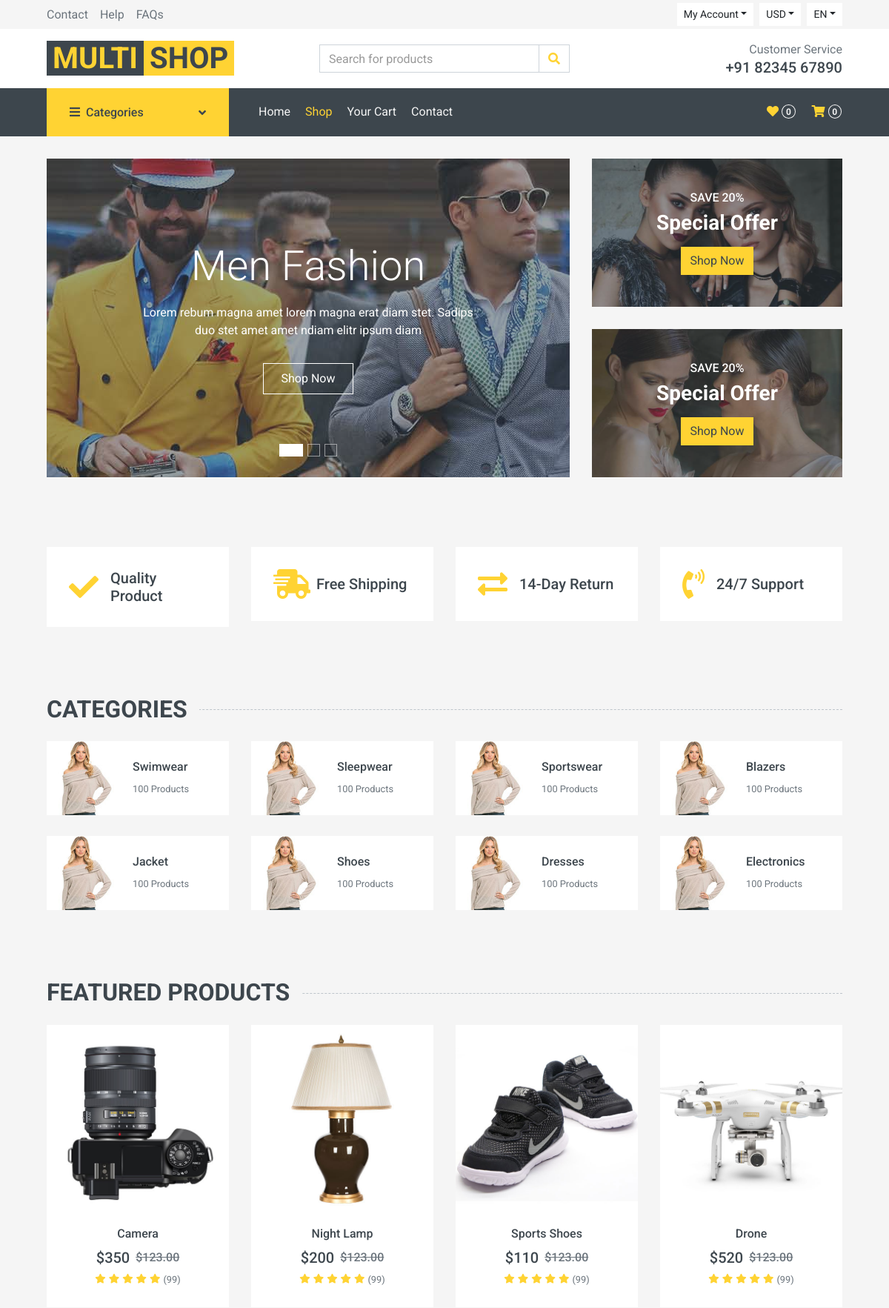
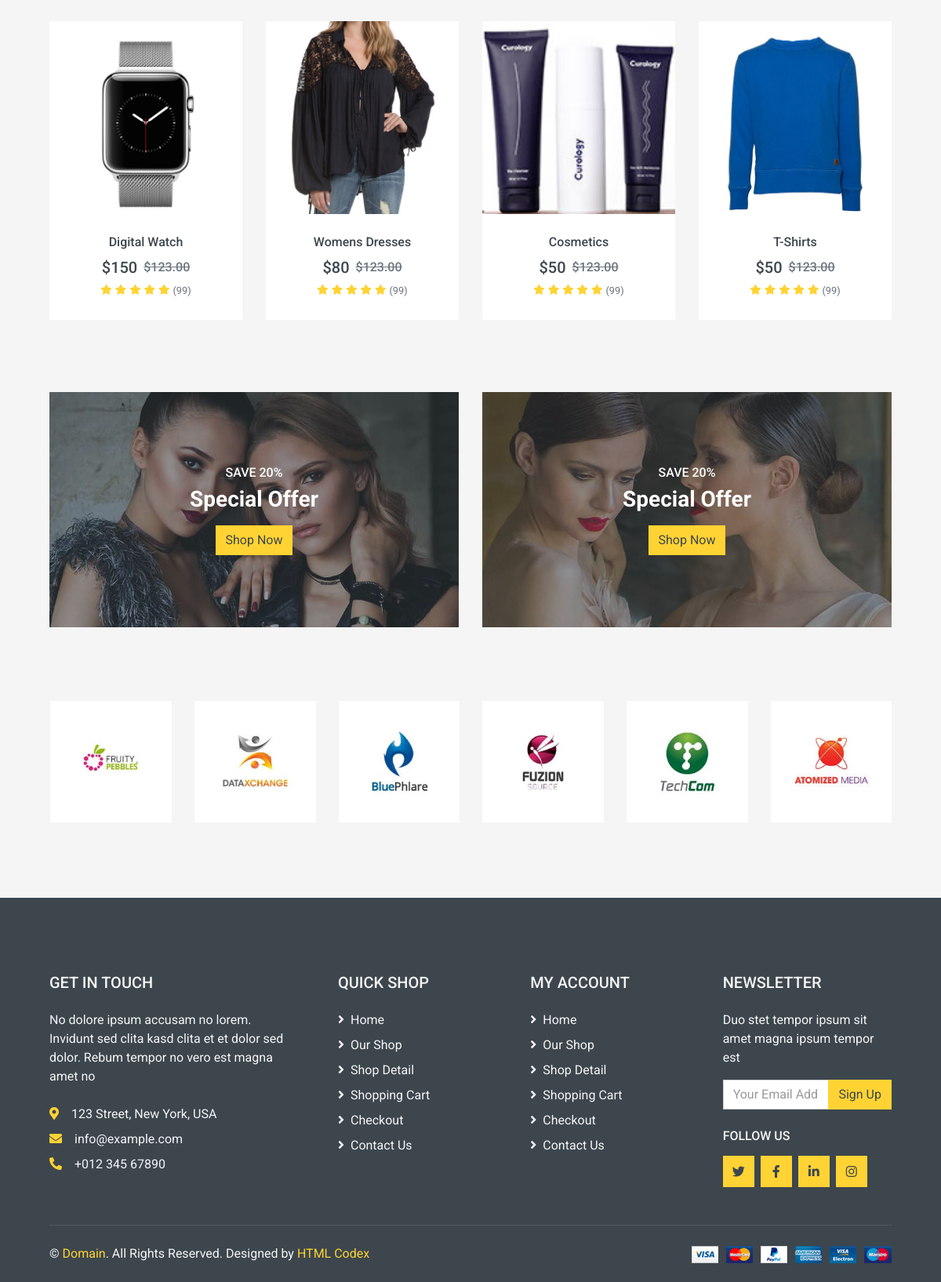
The page / on the database its author committed (2 pictures, top to bottom).
### new/models.py (models this page shows, shortened)
class Category(models.Model):
    name = models.CharField(max_length=100)

class Product(models.Model):
    category = models.ForeignKey(Category, on_delete=models.CASCADE, null=False, default='')
    image = models.ImageField(upload_to='ecommerce/ping')
    name = models.CharField(max_length=100)
    price = models.IntegerField()
    date = models.DateField(auto_now_add=True)

### new/views.py (the view)
# urls.py: 2. Add a URL to urlpatterns:  path('', views.home, name='home')
def home(request):
    category = Category.objects.all()
    products = Product.objects.all()
    context = {
        "category": category,
        "products": products,
    }
    return render(request, 'home.html', context)

### new/context_processors.py (called while the page is built)
def cart_items_count(request):
    if request.user.is_authenticated:
        cart_items_count = CartItem.objects.filter(user=request.user).count()
    else:
        cart_items_count = 0
    return {'cart_items_count': cart_items_count}

### templates/home.html (shortened to what this page needs)
{% extends "base.html" %}
{% block body %}
    <div class="container-fluid mb-3">
        <div class="row px-xl-5">
            <div class="col-lg-8">
                <div id="header-carousel" class="carousel slide carousel-fade mb-30 mb-lg-0" data-ride="carousel">
                    <ol class="carousel-indicators">
                        <li data-target="#header-carousel" data-slide-to="0" class="active"></li>
                        <li data-target="#header-carousel" data-slide-to="1"></li>
                        <li data-target="#header-carousel" data-slide-to="2"></li>
                    </ol>
                    <div class="carousel-inner">
                        <div class="carousel-item position-relative active" style="height: 430px;">
                            <img class="position-absolute w-100 h-100" src="/static/img/carousel-1.jpg" style="object-fit: cover;">
                            <div class="carousel-caption d-flex flex-column align-items-center justify-content-center">
                                <div class="p-3" style="max-width: 700px;">
                                    <h1 class="display-4 text-white mb-3 animate__animated animate__fadeInDown">Men Fashion</h1>
                                    <p class="mx-md-5 px-5 animate__animated animate__bounceIn">Lorem rebum magna amet lorem magna erat diam stet. Sadips duo stet amet amet ndiam elitr ipsum diam</p>
                                    <a class="btn btn-outline-light py-2 px-4 mt-3 animate__animated animate__fadeInUp" href="/shop/">Shop Now</a>
                                </div>
                            </div>
                        </div>
                    </div>
                </div>
            </div>
            <div class="col-lg-4">
                <div class="product-offer mb-30" style="height: 200px;">
                    <img class="img-fluid" src="/static/img/offer-1.jpg" alt="">
                    <div class="offer-text">
                        <h6 class="text-white text-uppercase">Save 20%</h6>
                        <h3 class="text-white mb-3">Special Offer</h3>
                        <a href="/shop/" class="btn btn-primary">Shop Now</a>
                    </div>
                </div>
                <div class="product-offer mb-30" style="height: 200px;">
                    <img class="img-fluid" src="/static/img/offer-2.jpg" alt="">
                    <div class="offer-text">
                        <h6 class="text-white text-uppercase">Save 20%</h6>
                        <h3 class="text-white mb-3">Special Offer</h3>
                        <a href="/shop/" class="btn btn-primary">Shop Now</a>
                    </div>
                </div>
            </div>
        </div>
    </div>
    <div class="container-fluid pt-5">
        <div class="row px-xl-5 pb-3">
            <div class="col-lg-3 col-md-6 col-sm-12 pb-1">
                <div class="d-flex align-items-center bg-light mb-4" style="padding: 30px;">
                    <h1 class="fa fa-check text-primary m-0 mr-3"></h1>
                    <h5 class="font-weight-semi-bold m-0">Quality Product</h5>
                </div>
            </div>
            <div class="col-lg-3 col-md-6 col-sm-12 pb-1">
                <div class="d-flex align-items-center bg-light mb-4" style="padding: 30px;">
                    <h1 class="fa fa-shipping-fast text-primary m-0 mr-2"></h1>
                    <h5 class="font-weight-semi-bold m-0">Free Shipping</h5>
                </div>
            </div>
            <div class="col-lg-3 col-md-6 col-sm-12 pb-1">
                <div class="d-flex align-items-center bg-light mb-4" style="padding: 30px;">
                    <h1 class="fas fa-exchange-alt text-primary m-0 mr-3"></h1>
                    <h5 class="font-weight-semi-bold m-0">14-Day Return</h5>
                </div>
            </div>
            <div class="col-lg-3 col-md-6 col-sm-12 pb-1">
                <div class="d-flex align-items-center bg-light mb-4" style="padding: 30px;">
                    <h1 class="fa fa-phone-volume text-primary m-0 mr-3"></h1>
                    <h5 class="font-weight-semi-bold m-0">24/7 Support</h5>
                </div>
            </div>
        </div>
    </div>
    <div class="container-fluid pt-5">
        <h2 class="section-title position-relative text-uppercase mx-xl-5 mb-4"><span class="bg-secondary pr-3">Categories</span></h2>
        <div class="row px-xl-5 pb-3">
            {% for cat in category %}
            <div class="col-lg-3 col-md-4 col-sm-6 pb-1">
                <a class="text-decoration-none" href="shop/?category={{cat.id}}">
                    <div class="cat-item d-flex align-items-center mb-4">
                        <div class="overflow-hidden" style="width: 100px; height: 100px;">
                            <img class="img-fluid" src="/static/img/cat-1.jpg" alt={{cat.name}}>
                        </div>
                        <div class="flex-fill pl-3">
                            <h6>{{cat.name}}</h6>
                            <small class="text-body">100 Products</small>
                        </div>
                    </div>
                </a>
            </div>
            {% endfor %}
        </div>
    </div>
    <div class="container-fluid pt-5 pb-3">
        <h2 class="section-title position-relative text-uppercase mx-xl-5 mb-4"><span class="bg-secondary pr-3">Featured Products</span></h2>
        <div class="row px-xl-5">
            {% for i in products %}
              <div class="col-lg-3 col-md-4 col-sm-6 pb-1">
                <div class="product-item bg-light mb-4">
                    <div class="product-img position-relative overflow-hidden">
                        <img class="img-fluid w-100" src="{{i.image}}" alt="{{i.name}}">
                        <div class="product-action">
                        </div>
                    </div>
                    <div class="text-center py-4">
                        <a class="h6 text-decoration-none text-truncate" href="{% url 'detail' i.id %}">{{i.name}}</a>
                        <div class="d-flex align-items-center justify-content-center mt-2">
                            <h5>${{i.price}}</h5><h6 class="text-muted ml-2"><del>$123.00</del></h6>
                        </div>
                        <div class="d-flex align-items-center justify-content-center mb-1">
                            <small class="fa fa-star text-primary mr-1"></small>
                            <small class="fa fa-star text-primary mr-1"></small>
                            <small class="fa fa-star text-primary mr-1"></small>
                            <small class="fa fa-star text-primary mr-1"></small>
                            <small class="fa fa-star text-primary mr-1"></small>
                            <small>(99)</small>
                        </div>
                    </div>
                </div>
              </div>
            {% endfor %}
        </div>
    </div>
    <div class="container-fluid pt-5 pb-3">
        <div class="row px-xl-5">
            <div class="col-md-6">
                <div class="product-offer mb-30" style="height: 300px;">
                    <img class="img-fluid" src="/static/img/offer-1.jpg" alt="">
                    <div class="offer-text">
                        <h6 class="text-white text-uppercase">Save 20%</h6>
                        <h3 class="text-white mb-3">Special Offer</h3>
                        <a href="/shop/" class="btn btn-primary">Shop Now</a>
                    </div>
                </div>
            </div>
            <div class="col-md-6">
                <div class="product-offer mb-30" style="height: 300px;">
                    <img class="img-fluid" src="/static/img/offer-2.jpg" alt="">
                    <div class="offer-text">
                        <h6 class="text-white text-uppercase">Save 20%</h6>
                        <h3 class="text-white mb-3">Special Offer</h3>
                        <a href="/shop/" class="btn btn-primary">Shop Now</a>
                    </div>
                </div>
            </div>
        </div>
    </div>
    <div class="container-fluid py-5">
        <div class="row px-xl-5">
            <div class="col">
                <div class="owl-carousel vendor-carousel">
                    <div class="bg-light p-4">
                        <img src="/static/img/vendor-1.jpg" alt="">
                    </div>
                    <div class="bg-light p-4">
                        <img src="/static/img/vendor-2.jpg" alt="">
                    </div>
                    <div class="bg-light p-4">
                        <img src="/static/img/vendor-3.jpg" alt="">
                    </div>
                    <div class="bg-light p-4">
                        <img src="/static/img/vendor-4.jpg" alt="">
                    </div>
                    <div class="bg-light p-4">
                        <img src="/static/img/vendor-5.jpg" alt="">
                    </div>
                    <div class="bg-light p-4">
                        <img src="/static/img/vendor-6.jpg" alt="">
                    </div>
                </div>
            </div>
        </div>
    </div>
{% endblock body %}

### rows shown on the page
Category: name "Swimwear"
Category: name "Sleepwear"
Category: name "Sportswear"
Category: name "Blazers"
Category: name "Jacket"
Category: name "Shoes"
Category: name "Dresses"
Category: name "Electronics"
Product: image (picture), name "Camera", price "350"
Product: image (picture), name "Night Lamp", price "200"
Product: image (picture), name "Sports Shoes", price "110"
Product: image (picture), name "Drone", price "520"
Product: image (picture), name "Digital Watch", price "150"
Product: image (picture), name "Womens Dresses", price "80"
Product: image (picture), name "Cosmetics", price "50"
Product: image (picture), name "T-Shirts", price "50"

### other values the page prints
{{ cart_items_count }} "0"
